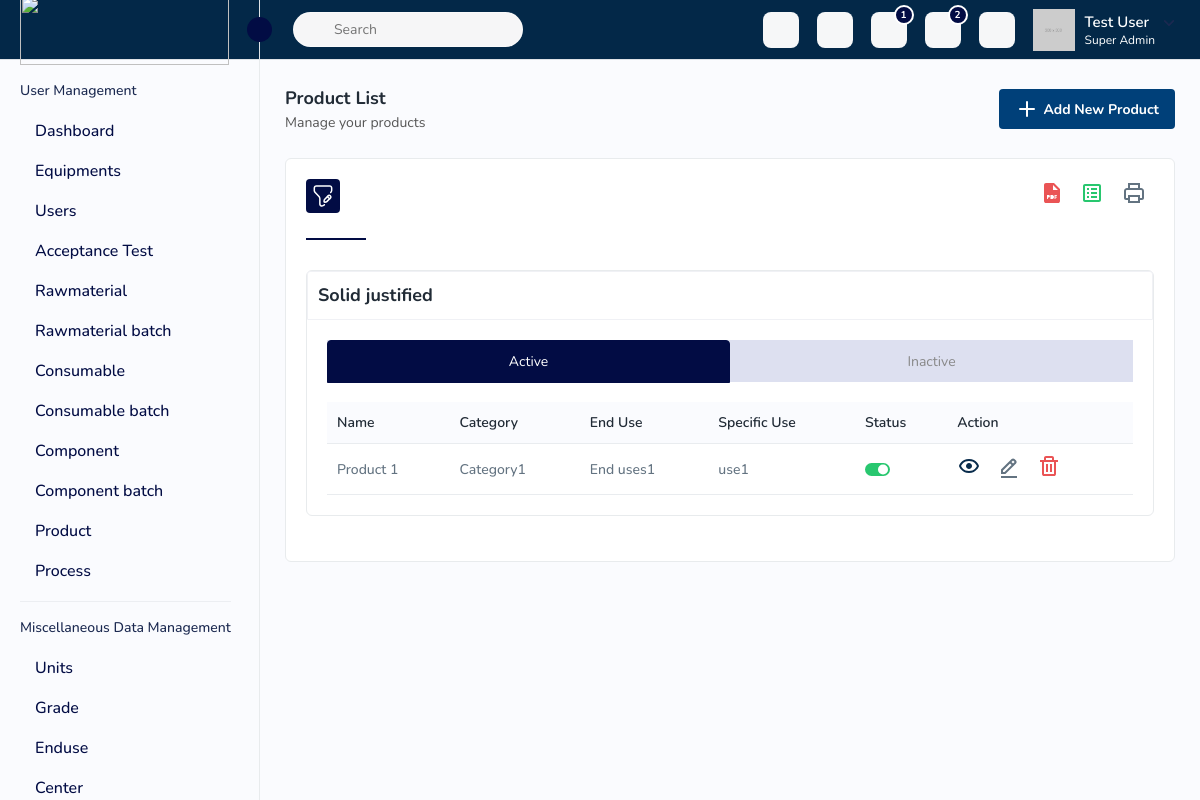
The page /product/list-view/ on the database its author committed.
### qdpc_core_models/models/product.py (models this page shows, shortened)
class Product(models.Model):
    IDENTIFICATION_METHODS = [
        ('Batch Number', 'Product with batch no.'),
        ('Identification Number', 'Product with identification no.')
    ]
    SHELF_LIFE_UNITS = [
        ('days', 'Days'),
        ('months', 'Months')
    ]
    id = models.AutoField(primary_key=True)
    name = models.CharField(max_length=100, unique=True)
    category = models.ForeignKey(ProductCategory, on_delete=models.CASCADE)
    product_owner = models.ForeignKey(Division, on_delete=models.CASCADE)
    is_active = models.BooleanField(default=True)  # Active Status
    end_uses = models.ForeignKey(EndUse, on_delete=models.CASCADE,related_name='product_enduse',blank=True, null=True)
    specific_use = models.TextField(blank=True, null=True)
    shelf_life_value = models.IntegerField(blank=True, null=True)
    shelf_life_unit = models.CharField(max_length=10, choices=SHELF_LIFE_UNITS, blank=True, null=True)
    processing_agencies =  models.ForeignKey(Division, on_delete=models.CASCADE,related_name='products',blank=True, null=True)
    testing_agencies = models.ForeignKey(Division, on_delete=models.CASCADE,related_name='products_testingagency',blank=True, null=True)
    components = models.ManyToManyField(ProductComponent, blank=True)
    drawing_number = models.CharField(max_length=100, blank=True, null=True)
    drawing_status = models.CharField(max_length=50, choices=[('Provisional', 'Provisional'), ('CCB approved', 'CCB approved')], blank=True, null=True)
    identification_method = models.CharField(max_length=50, choices=IDENTIFICATION_METHODS)
    batch_size = models.TextField(blank=True, null=True)
    prefix = models.CharField(max_length=50, blank=True, null=True)
    suffix = models.CharField(max_length=50, blank=True, null=True)
    rawmaterial=models.ManyToManyField(RawMaterial,blank=True)
    consumable=models.ManyToManyField(Consumable,blank=True)
    equipment=models.ManyToManyField(Equipment,blank=True)
    drawing_applicable = models.CharField(max_length=3, choices=[("yes", "Yes"), ("no", "No")], default="no",blank=True, null=True)
    drawing_title = models.CharField(max_length=100, blank=True, null=True)
    drawing_document = models.FileField(upload_to='drawingfiles/', null=True, blank=True)
    product_document = models.FileField(upload_to='productfiles/', null=True, blank=True)

### qdpc_core_models/models/product_category.py (models this page shows, shortened)
class ProductCategory(models.Model):
    id = models.AutoField(primary_key=True)
    name = models.CharField(max_length=255)

### qdpc_core_models/models/enduse.py (models this page shows)
class EndUse(models.Model):
    id = models.AutoField(primary_key=True)
    name = models.CharField(max_length=100, unique=True)

### product/views/product_view.py (the view)
# urls.py: path('list-view/', ProductListView.as_view(), name='product-list-create'),
class ProductListView(BaseModelViewSet):
    def get(self, request, format=None):
        product = self.get_all_obj(model_name=Product)
        context = {
            'product':product
        }
        return render(request,'product.html',context)

### qdpc/core/modelviewset.py (called while the page is built)
    def get_all_obj(self,model_name,*args, **kwargs):
        queryset=model_name.objects.all()
        return queryset

### templates/product.html (shortened to what this page needs)
{% extends 'index.html' %}
{% block content %}
{% load static %}
		<div class="page-wrapper">
			<div class="content">
				<div class="page-header">
					<div class="page-title">
						<h4>Product List</h4>
						<h6>Manage your products</h6>
					</div>
					<div class="page-btn">
						<a href="{% url 'product-add' %}" class="btn btn-added"><img
								src="{% static 'assets/img/icons/plus.svg' %}" alt="img" class="me-1">Add New
							Product</a>
					</div>
				</div>
				<div class="card">
					<div class="card-body">
						<div class="table-top">
							<div class="search-set">
								<div class="search-path">
									<a class="btn btn-filter" id="filter_search">
										<img src="{% static 'assets/img/icons/filter.svg' %}" alt="img">
									</a>
								</div>
								<div class="search-input">
									<a class="btn btn-searchset"><img
											src="{% static 'assets/img/icons/search-white.svg' %}" alt="img"></a>
								</div>
							</div>
							<div class="wordset">
								<ul>
									<li>
										<a data-bs-toggle="tooltip" data-bs-placement="top" title="pdf"><img
												src="{% static 'assets/img/icons/pdf.svg' %}" alt="img"></a>
									</li>
									<li>
										<a data-bs-toggle="tooltip" data-bs-placement="top" title="excel"><img
												src="{% static 'assets/img/icons/excel.svg' %}" alt="img"></a>
									</li>
									<li>
										<a data-bs-toggle="tooltip" data-bs-placement="top" title="print"><img
												src="{% static 'assets/img/icons/printer.svg' %}	" alt="img"></a>
									</li>
								</ul>
							</div>
						</div>
						<div class="comp-sec-wrapper">
							<section class="comp-section">
								<div class="section-header">
									<div class="line"></div>
								</div>
								<div class="row">
									<div class="col-md-12">
										<div class="card bg-white">
											<div class="card-header">
												<h5 class="card-title">Solid justified</h5>
											</div>
											<div class="card-body">
												<ul class="nav nav-tabs nav-tabs-solid nav-justified">
													<li class="nav-item"><a class="nav-link active"
															href="#solid-justified-tab1" data-bs-toggle="tab">Active</a>
													</li>
													<li class="nav-item"><a class="nav-link"
															href="#solid-justified-tab2"
															data-bs-toggle="tab">Inactive</a></li>
												</ul>
												<div class="tab-content">
													<div class="tab-pane show active" id="solid-justified-tab1">
														<div class="table-responsive">
															<table class="table datanew">
																<thead>
																	<tr>
																		<th>Name</th>
																		<th>Category</th>
																		<th>End Use</th>
																		<th>Specific Use</th>
																		<th>Status</th>
																		<th>Action</th>
																	</tr>
																</thead>
																<tbody>
																	{% for prod in product %}
																	{% if prod.is_active %}
																	<tr>
																		<td>{{ prod.name }}</td>
																		<td>{{ prod.category.name }}</td>
																		<td>{{ prod.end_uses.name }}</td>
																		<td>{{ prod.specific_use}}</td>
																		<td>
																			<div
																				class="status-toggle d-flex justify-content-between align-items-center">
																				<label for="{{ prod.name }}"
																					class="checktoggle">checkbox</label>
																			</div>
																		</td>
																		<td>
																			<a class="me-3" data-bs-toggle="modal"
																				data-bs-target="#productpage">
																				<img src="{% static 'assets/img/icons/eye.svg' %}"
																					alt="img">
																			</a>
																			<a class="me-3" href="editproduct.html">
																				<img src="{% static 'assets/img/icons/edit.svg' %}"
																					alt="img">
																			</a>
																			<a id="delete-btn"
																				data-id="{{ prod.name }}">
																				<img src="{% static 'assets/img/icons/delete.svg' %}"
																					alt="img">
																			</a>
																		</td>
																	</tr>
																	{% endif %}
																	{% endfor %}
																</tbody>
															</table>
														</div>
													</div>
												</div>
											</div>
										</div>
									</div>
								</div>
							</section>
						</div>
					</div>
				</div>
			</div>
		</div>
	</div>
{% endblock %}

### rows shown on the page
Product: name "Product 1", category.name "Category1", end_uses.name "End uses1", specific_use "use1", is_active True (drawn)
